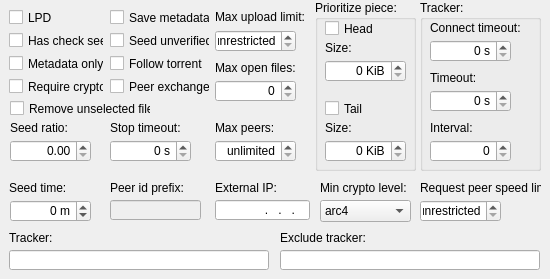
   <widget class="QWidget" name="tab_Bittorrent">
    <attribute name="title">
     <string>Bittorrent</string>
    </attribute>
    <widget class="QCheckBox" name="checkBox_EnableLpd">
     <property name="enabled">
      <bool>true</bool>
     </property>
     <property name="geometry">
      <rect>
       <x>9</x>
       <y>9</y>
       <width>95</width>
       <height>17</height>
      </rect>
     </property>
     <property name="text">
      <string>LPD</string>
     </property>
    </widget>
    <widget class="QCheckBox" name="checkBox_HashCheckSeed">
     <property name="enabled">
      <bool>true</bool>
     </property>
     <property name="geometry">
      <rect>
       <x>9</x>
       <y>32</y>
       <width>95</width>
       <height>17</height>
      </rect>
     </property>
     <property name="text">
      <string>Has check seed</string>
     </property>
    </widget>
    <widget class="QCheckBox" name="checkBox_SaveMetadata">
     <property name="enabled">
      <bool>true</bool>
     </property>
     <property name="geometry">
      <rect>
       <x>110</x>
       <y>9</y>
       <width>100</width>
       <height>17</height>
      </rect>
     </property>
     <property name="text">
      <string>Save metadata</string>
     </property>
    </widget>
    <widget class="QCheckBox" name="checkBox_SeedUnverified">
     <property name="enabled">
      <bool>true</bool>
     </property>
     <property name="geometry">
      <rect>
       <x>110</x>
       <y>32</y>
       <width>100</width>
       <height>17</height>
      </rect>
     </property>
     <property name="text">
      <string>Seed unverified</string>
     </property>
    </widget>
    <widget class="QCheckBox" name="checkBox_MetadataOnly">
     <property name="enabled">
      <bool>true</bool>
     </property>
     <property name="geometry">
      <rect>
       <x>9</x>
       <y>55</y>
       <width>95</width>
       <height>17</height>
      </rect>
     </property>
     <property name="text">
      <string>Metadata only</string>
     </property>
    </widget>
    <widget class="QCheckBox" name="checkBox_FollowTorrent">
     <property name="enabled">
      <bool>true</bool>
     </property>
     <property name="geometry">
      <rect>
       <x>110</x>
       <y>55</y>
       <width>100</width>
       <height>17</height>
      </rect>
     </property>
     <property name="text">
      <string>Follow torrent</string>
     </property>
    </widget>
    <widget class="QCheckBox" name="checkBox_RequireCrypto">
     <property name="enabled">
      <bool>true</bool>
     </property>
     <property name="geometry">
      <rect>
       <x>9</x>
       <y>78</y>
       <width>95</width>
       <height>17</height>
      </rect>
     </property>
     <property name="text">
      <string>Require crypto</string>
     </property>
    </widget>
    <widget class="QCheckBox" name="checkBox_PeerExchange">
     <property name="enabled">
      <bool>true</bool>
     </property>
     <property name="geometry">
      <rect>
       <x>110</x>
       <y>78</y>
       <width>100</width>
       <height>17</height>
      </rect>
     </property>
     <property name="text">
      <string>Peer exchange</string>
     </property>
    </widget>
    <widget class="QLabel" name="label_18">
     <property name="geometry">
      <rect>
       <x>10</x>
       <y>120</y>
       <width>91</width>
       <height>16</height>
      </rect>
     </property>
     <property name="text">
      <string>Seed ratio:</string>
     </property>
     <property name="buddy">
      <cstring>doubleSpinBox_SeedRatio</cstring>
     </property>
    </widget>
    <widget class="QDoubleSpinBox" name="doubleSpinBox_SeedRatio">
     <property name="enabled">
      <bool>true</bool>
     </property>
     <property name="geometry">
      <rect>
       <x>10</x>
       <y>140</y>
       <width>81</width>
       <height>22</height>
      </rect>
     </property>
     <property name="alignment">
      <set>Qt::AlignRight|Qt::AlignTrailing|Qt::AlignVCenter</set>
     </property>
     <property name="prefix">
      <string notr="true"/>
     </property>
    </widget>
    <widget class="QLabel" name="label_20">
     <property name="geometry">
      <rect>
       <x>215</x>
       <y>9</y>
       <width>91</width>
       <height>16</height>
      </rect>
     </property>
     <property name="text">
      <string>Max upload limit:</string>
     </property>
     <property name="buddy">
      <cstring>spinBox_MaxUploadLimit</cstring>
     </property>
    </widget>
    <widget class="QSpinBox" name="spinBox_MaxUploadLimit">
     <property name="enabled">
      <bool>true</bool>
     </property>
     <property name="geometry">
      <rect>
       <x>215</x>
       <y>30</y>
       <width>81</width>
       <height>22</height>
      </rect>
     </property>
     <property name="alignment">
      <set>Qt::AlignRight|Qt::AlignTrailing|Qt::AlignVCenter</set>
     </property>
     <property name="specialValueText">
      <string>unrestricted</string>
     </property>
     <property name="suffix">
      <string notr="true"> KiB/s</string>
     </property>
     <property name="maximum">
      <number>65536</number>
     </property>
    </widget>
    <widget class="QLabel" name="label_21">
     <property name="geometry">
      <rect>
       <x>215</x>
       <y>60</y>
       <width>81</width>
       <height>16</height>
      </rect>
     </property>
     <property name="text">
      <string>Max open files:</string>
     </property>
     <property name="buddy">
      <cstring>spinBox_MaxOpenFiles</cstring>
     </property>
    </widget>
    <widget class="QSpinBox" name="spinBox_MaxOpenFiles">
     <property name="enabled">
      <bool>true</bool>
     </property>
     <property name="geometry">
      <rect>
       <x>215</x>
       <y>80</y>
       <width>81</width>
       <height>22</height>
      </rect>
     </property>
     <property name="alignment">
      <set>Qt::AlignRight|Qt::AlignTrailing|Qt::AlignVCenter</set>
     </property>
     <property name="suffix">
      <string notr="true"/>
     </property>
     <property name="maximum">
      <number>65536</number>
     </property>
    </widget>
    <widget class="QLabel" name="label_22">
     <property name="geometry">
      <rect>
       <x>215</x>
       <y>120</y>
       <width>91</width>
       <height>16</height>
      </rect>
     </property>
     <property name="text">
      <string>Max peers:</string>
     </property>
     <property name="buddy">
      <cstring>spinBox_MaxPeers</cstring>
     </property>
    </widget>
    <widget class="QSpinBox" name="spinBox_MaxPeers">
     <property name="enabled">
      <bool>true</bool>
     </property>
     <property name="geometry">
      <rect>
       <x>215</x>
       <y>140</y>
       <width>81</width>
       <height>22</height>
      </rect>
     </property>
     <property name="alignment">
      <set>Qt::AlignRight|Qt::AlignTrailing|Qt::AlignVCenter</set>
     </property>
     <property name="specialValueText">
      <string>unlimited</string>
     </property>
     <property name="suffix">
      <string notr="true"/>
     </property>
     <property name="maximum">
      <number>256</number>
     </property>
    </widget>
    <widget class="QLabel" name="label_23">
     <property name="geometry">
      <rect>
       <x>420</x>
       <y>180</y>
       <width>121</width>
       <height>16</height>
      </rect>
     </property>
     <property name="text">
      <string>Request peer speed limit:</string>
     </property>
     <property name="buddy">
      <cstring>spinBox_RequestPeerSpeedLimit</cstring>
     </property>
    </widget>
    <widget class="QSpinBox" name="spinBox_RequestPeerSpeedLimit">
     <property name="enabled">
      <bool>true</bool>
     </property>
     <property name="geometry">
      <rect>
       <x>420</x>
       <y>200</y>
       <width>81</width>
       <height>22</height>
      </rect>
     </property>
     <property name="alignment">
      <set>Qt::AlignRight|Qt::AlignTrailing|Qt::AlignVCenter</set>
     </property>
     <property name="specialValueText">
      <string>unrestricted</string>
     </property>
     <property name="suffix">
      <string notr="true"> KiB/s</string>
     </property>
     <property name="maximum">
      <number>65536</number>
     </property>
    </widget>
    <widget class="QLabel" name="label_24">
     <property name="geometry">
      <rect>
       <x>110</x>
       <y>120</y>
       <width>91</width>
       <height>16</height>
      </rect>
     </property>
     <property name="text">
      <string>Stop timeout:</string>
     </property>
     <property name="buddy">
      <cstring>spinBox_StopTimeout</cstring>
     </property>
    </widget>
    <widget class="QSpinBox" name="spinBox_StopTimeout">
     <property name="enabled">
      <bool>true</bool>
     </property>
     <property name="geometry">
      <rect>
       <x>110</x>
       <y>140</y>
       <width>81</width>
       <height>22</height>
      </rect>
     </property>
     <property name="alignment">
      <set>Qt::AlignRight|Qt::AlignTrailing|Qt::AlignVCenter</set>
     </property>
     <property name="suffix">
      <string notr="true"> s</string>
     </property>
     <property name="maximum">
      <number>256</number>
     </property>
    </widget>
    <widget class="QLabel" name="label_28">
     <property name="geometry">
      <rect>
       <x>110</x>
       <y>180</y>
       <width>91</width>
       <height>16</height>
      </rect>
     </property>
     <property name="text">
      <string>Peer id prefix:</string>
     </property>
     <property name="buddy">
      <cstring>lineEdit_PeerIDPrefix</cstring>
     </property>
    </widget>
    <widget class="QLineEdit" name="lineEdit_PeerIDPrefix">
     <property name="enabled">
      <bool>false</bool>
     </property>
     <property name="geometry">
      <rect>
       <x>110</x>
       <y>200</y>
       <width>91</width>
       <height>20</height>
      </rect>
     </property>
     <property name="maxLength">
      <number>20</number>
     </property>
    </widget>
    <widget class="QLabel" name="label_42">
     <property name="geometry">
      <rect>
       <x>320</x>
       <y>180</y>
       <width>91</width>
       <height>16</height>
      </rect>
     </property>
     <property name="text">
      <string>Min crypto level:</string>
     </property>
     <property name="buddy">
      <cstring>comboBox_MinCryptoLevel</cstring>
     </property>
    </widget>
    <widget class="QComboBox" name="comboBox_MinCryptoLevel">
     <property name="geometry">
      <rect>
       <x>320</x>
       <y>200</y>
       <width>91</width>
       <height>22</height>
      </rect>
     </property>
     <item>
      <property name="text">
       <string notr="true">arc4</string>
      </property>
     </item>
     <item>
      <property name="text">
       <string notr="true">plain</string>
      </property>
     </item>
    </widget>
    <widget class="QLabel" name="label_19">
     <property name="geometry">
      <rect>
       <x>9</x>
       <y>180</y>
       <width>91</width>
       <height>16</height>
      </rect>
     </property>
     <property name="text">
      <string>Seed time:</string>
     </property>
     <property name="buddy">
      <cstring>spinBox_SeedTime</cstring>
     </property>
    </widget>
    <widget class="QSpinBox" name="spinBox_SeedTime">
     <property name="geometry">
      <rect>
       <x>10</x>
       <y>200</y>
       <width>81</width>
       <height>22</height>
      </rect>
     </property>
     <property name="alignment">
      <set>Qt::AlignRight|Qt::AlignTrailing|Qt::AlignVCenter</set>
     </property>
     <property name="suffix">
      <string notr="true"> m</string>
     </property>
     <property name="minimum">
      <number>-1</number>
     </property>
     <property name="maximum">
      <number>525600</number>
     </property>
    </widget>
    <widget class="QGroupBox" name="groupBox_4">
     <property name="enabled">
      <bool>true</bool>
     </property>
     <property name="geometry">
      <rect>
       <x>420</x>
       <y>0</y>
       <width>121</width>
       <height>171</height>
      </rect>
     </property>
     <property name="title">
      <string>Tracker:</string>
     </property>
     <widget class="QSpinBox" name="spinBox_TrackerConnectTimeout">
      <property name="enabled">
       <bool>true</bool>
      </property>
      <property name="geometry">
       <rect>
        <x>10</x>
        <y>40</y>
        <width>81</width>
        <height>22</height>
       </rect>
      </property>
      <property name="alignment">
       <set>Qt::AlignRight|Qt::AlignTrailing|Qt::AlignVCenter</set>
      </property>
      <property name="suffix">
       <string notr="true"> s</string>
      </property>
      <property name="maximum">
       <number>86400</number>
      </property>
     </widget>
     <widget class="QLabel" name="label_25">
      <property name="geometry">
       <rect>
        <x>10</x>
        <y>20</y>
        <width>101</width>
        <height>16</height>
       </rect>
      </property>
      <property name="text">
       <string>Connect timeout:</string>
      </property>
      <property name="buddy">
       <cstring>spinBox_TrackerConnectTimeout</cstring>
      </property>
     </widget>
     <widget class="QSpinBox" name="spinBox_TrackerTimeout">
      <property name="enabled">
       <bool>true</bool>
      </property>
      <property name="geometry">
       <rect>
        <x>10</x>
        <y>90</y>
        <width>81</width>
        <height>22</height>
       </rect>
      </property>
      <property name="alignment">
       <set>Qt::AlignRight|Qt::AlignTrailing|Qt::AlignVCenter</set>
      </property>
      <property name="suffix">
       <string notr="true"> s</string>
      </property>
      <property name="maximum">
       <number>86400</number>
      </property>
     </widget>
     <widget class="QLabel" name="label_43">
      <property name="geometry">
       <rect>
        <x>10</x>
        <y>70</y>
        <width>101</width>
        <height>16</height>
       </rect>
      </property>
      <property name="text">
       <string>Timeout:</string>
      </property>
      <property name="buddy">
       <cstring>spinBox_TrackerTimeout</cstring>
      </property>
     </widget>
     <widget class="QLabel" name="label_27">
      <property name="geometry">
       <rect>
        <x>10</x>
        <y>120</y>
        <width>101</width>
        <height>16</height>
       </rect>
      </property>
      <property name="text">
       <string>Interval:</string>
      </property>
      <property name="buddy">
       <cstring>spinBox_TrackerInterval</cstring>
      </property>
     </widget>
     <widget class="QSpinBox" name="spinBox_TrackerInterval">
      <property name="enabled">
       <bool>true</bool>
      </property>
      <property name="geometry">
       <rect>
        <x>10</x>
        <y>140</y>
        <width>81</width>
        <height>22</height>
       </rect>
      </property>
      <property name="alignment">
       <set>Qt::AlignRight|Qt::AlignTrailing|Qt::AlignVCenter</set>
      </property>
      <property name="suffix">
       <string notr="true"/>
      </property>
      <property name="maximum">
       <number>256</number>
      </property>
     </widget>
    </widget>
    <widget class="QGroupBox" name="groupBox_8">
     <property name="geometry">
      <rect>
       <x>315</x>
       <y>0</y>
       <width>101</width>
       <height>171</height>
      </rect>
     </property>
     <property name="title">
      <string>Prioritize piece:</string>
     </property>
     <widget class="QCheckBox" name="checkBox_PrioritizePieceHead">
      <property name="geometry">
       <rect>
        <x>10</x>
        <y>20</y>
        <width>81</width>
        <height>17</height>
       </rect>
      </property>
      <property name="text">
       <string>Head</string>
      </property>
     </widget>
     <widget class="QCheckBox" name="checkBox_PrioritizePieceTail">
      <property name="geometry">
       <rect>
        <x>10</x>
        <y>100</y>
        <width>81</width>
        <height>17</height>
       </rect>
      </property>
      <property name="text">
       <string>Tail</string>
      </property>
     </widget>
     <widget class="QLabel" name="label_2">
      <property name="geometry">
       <rect>
        <x>10</x>
        <y>40</y>
        <width>81</width>
        <height>16</height>
       </rect>
      </property>
      <property name="text">
       <string>Size:</string>
      </property>
      <property name="buddy">
       <cstring>spinBox_PrioritizePieceHead_Size</cstring>
      </property>
     </widget>
     <widget class="QLabel" name="label_3">
      <property name="geometry">
       <rect>
        <x>10</x>
        <y>120</y>
        <width>81</width>
        <height>16</height>
       </rect>
      </property>
      <property name="text">
       <string>Size:</string>
      </property>
      <property name="buddy">
       <cstring>spinBox_PrioritizePieceTail_Size</cstring>
      </property>
     </widget>
     <widget class="QSpinBox" name="spinBox_PrioritizePieceHead_Size">
      <property name="geometry">
       <rect>
        <x>10</x>
        <y>60</y>
        <width>81</width>
        <height>22</height>
       </rect>
      </property>
      <property name="alignment">
       <set>Qt::AlignRight|Qt::AlignTrailing|Qt::AlignVCenter</set>
      </property>
      <property name="suffix">
       <string notr="true"> KiB</string>
      </property>
      <property name="maximum">
       <number>65536</number>
      </property>
     </widget>
     <widget class="QSpinBox" name="spinBox_PrioritizePieceTail_Size">
      <property name="geometry">
       <rect>
        <x>10</x>
        <y>140</y>
        <width>81</width>
        <height>22</height>
       </rect>
      </property>
      <property name="alignment">
       <set>Qt::AlignRight|Qt::AlignTrailing|Qt::AlignVCenter</set>
      </property>
      <property name="suffix">
       <string notr="true"> KiB</string>
      </property>
      <property name="maximum">
       <number>65536</number>
      </property>
     </widget>
    </widget>
    <widget class="QLabel" name="label_45">
     <property name="geometry">
      <rect>
       <x>215</x>
       <y>180</y>
       <width>91</width>
       <height>16</height>
      </rect>
     </property>
     <property name="text">
      <string>External IP:</string>
     </property>
     <property name="buddy">
      <cstring>lineEdit_ExternalIP</cstring>
     </property>
    </widget>
    <widget class="QLineEdit" name="lineEdit_ExternalIP">
     <property name="geometry">
      <rect>
       <x>215</x>
       <y>200</y>
       <width>95</width>
       <height>20</height>
      </rect>
     </property>
     <property name="inputMask">
      <string notr="true">000.000.000.000; </string>
     </property>
     <property name="text">
      <string notr="true">...</string>
     </property>
     <property name="alignment">
      <set>Qt::AlignRight|Qt::AlignTrailing|Qt::AlignVCenter</set>
     </property>
    </widget>
    <widget class="QLineEdit" name="lineEdit_BtTracker">
     <property name="geometry">
      <rect>
       <x>9</x>
       <y>250</y>
       <width>260</width>
       <height>20</height>
      </rect>
     </property>
     <property name="maxLength">
      <number>20</number>
     </property>
    </widget>
    <widget class="QLabel" name="label_46">
     <property name="geometry">
      <rect>
       <x>9</x>
       <y>230</y>
       <width>261</width>
       <height>16</height>
      </rect>
     </property>
     <property name="text">
      <string>Tracker:</string>
     </property>
     <property name="buddy">
      <cstring>lineEdit_ExternalIP</cstring>
     </property>
    </widget>
    <widget class="QLineEdit" name="lineEdit_BtExcludeTracker">
     <property name="geometry">
      <rect>
       <x>280</x>
       <y>250</y>
       <width>260</width>
       <height>20</height>
      </rect>
     </property>
     <property name="maxLength">
      <number>20</number>
     </property>
    </widget>
    <widget class="QLabel" name="label_47">
     <property name="geometry">
      <rect>
       <x>280</x>
       <y>230</y>
       <width>261</width>
       <height>16</height>
      </rect>
     </property>
     <property name="text">
      <string>Exclude tracker:</string>
     </property>
     <property name="buddy">
      <cstring>lineEdit_ExternalIP</cstring>
     </property>
    </widget>
    <widget class="QCheckBox" name="checkBox_RemoveUnselectedFile">
     <property name="enabled">
      <bool>true</bool>
     </property>
     <property name="geometry">
      <rect>
       <x>10</x>
       <y>100</y>
       <width>141</width>
       <height>17</height>
      </rect>
     </property>
     <property name="text">
      <string>Remove unselected file</string>
     </property>
    </widget>
   </widget>
